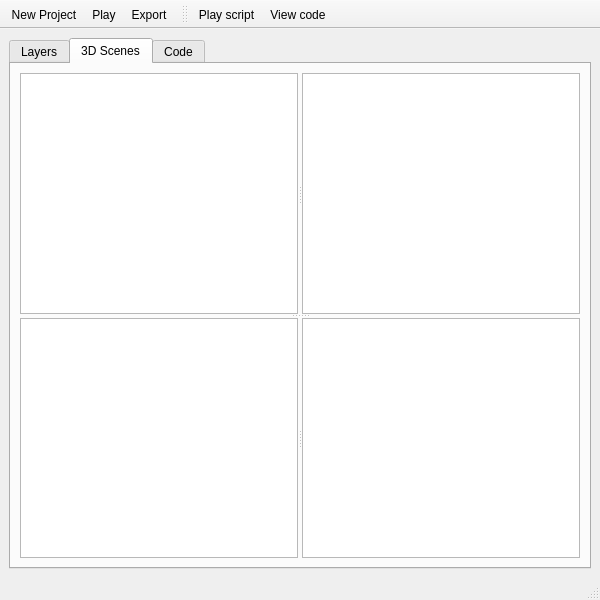
<?xml version="1.0" encoding="UTF-8"?>
<ui version="4.0">
 <class>MainWindow</class>
 <widget class="QMainWindow" name="MainWindow">
  <property name="geometry">
   <rect>
    <x>0</x>
    <y>0</y>
    <width>600</width>
    <height>600</height>
   </rect>
  </property>
  <property name="minimumSize">
   <size>
    <width>600</width>
    <height>600</height>
   </size>
  </property>
  <property name="windowTitle">
   <string>Trinio - [Untitled]</string>
  </property>
  <property name="documentMode">
   <bool>true</bool>
  </property>
  <property name="dockNestingEnabled">
   <bool>true</bool>
  </property>
  <widget class="QWidget" name="centralwidget">
   <layout class="QHBoxLayout" name="horizontalLayout_4">
    <item>
     <widget class="QTabWidget" name="tabWidget_main">
      <property name="currentIndex">
       <number>1</number>
      </property>
      <property name="movable">
       <bool>true</bool>
      </property>
      <widget class="QWidget" name="tab_layers">
       <attribute name="title">
        <string>Layers</string>
       </attribute>
       <layout class="QHBoxLayout" name="horizontalLayout_2">
        <item>
         <widget class="QToolBox" name="toolBox">
          <property name="currentIndex">
           <number>0</number>
          </property>
          <widget class="QWidget" name="page">
           <property name="geometry">
            <rect>
             <x>0</x>
             <y>0</y>
             <width>566</width>
             <height>389</height>
            </rect>
           </property>
           <attribute name="label">
            <string>Page 1</string>
           </attribute>
          </widget>
          <widget class="QWidget" name="page_2">
           <property name="geometry">
            <rect>
             <x>0</x>
             <y>0</y>
             <width>566</width>
             <height>389</height>
            </rect>
           </property>
           <attribute name="label">
            <string>Page 2</string>
           </attribute>
          </widget>
         </widget>
        </item>
       </layout>
      </widget>
      <widget class="QWidget" name="tab_scenes">
       <attribute name="title">
        <string>3D Scenes</string>
       </attribute>
       <layout class="QHBoxLayout" name="horizontalLayout_3">
        <item>
         <widget class="QSplitter" name="splitter_vert">
          <property name="orientation">
           <enum>Qt::Vertical</enum>
          </property>
          <widget class="QSplitter" name="splitter_top">
           <property name="orientation">
            <enum>Qt::Horizontal</enum>
           </property>
           <widget class="QGraphicsView" name="graphicsView_3"/>
           <widget class="QGraphicsView" name="graphicsView_4"/>
          </widget>
          <widget class="QSplitter" name="splitter_bottom">
           <property name="orientation">
            <enum>Qt::Horizontal</enum>
           </property>
           <widget class="QGraphicsView" name="graphicsView_1"/>
           <widget class="QGraphicsView" name="graphicsView_2"/>
          </widget>
         </widget>
        </item>
       </layout>
      </widget>
      <widget class="QWidget" name="tab_code">
       <attribute name="title">
        <string>Code</string>
       </attribute>
       <layout class="QHBoxLayout" name="horizontalLayout">
        <item>
         <widget class="QTextEdit" name="textEdit"/>
        </item>
       </layout>
      </widget>
     </widget>
    </item>
   </layout>
  </widget>
  <widget class="QMenuBar" name="menubar">
   <property name="geometry">
    <rect>
     <x>0</x>
     <y>0</y>
     <width>600</width>
     <height>22</height>
    </rect>
   </property>
  </widget>
  <widget class="QStatusBar" name="statusbar"/>
  <widget class="QToolBar" name="toolBar_main">
   <property name="windowTitle">
    <string>Main toolBar</string>
   </property>
   <property name="movable">
    <bool>false</bool>
   </property>
   <property name="iconSize">
    <size>
     <width>32</width>
     <height>32</height>
    </size>
   </property>
   <property name="toolButtonStyle">
    <enum>Qt::ToolButtonTextUnderIcon</enum>
   </property>
   <attribute name="toolBarArea">
    <enum>TopToolBarArea</enum>
   </attribute>
   <attribute name="toolBarBreak">
    <bool>false</bool>
   </attribute>
   <addaction name="actionNew_Project"/>
   <addaction name="actionPlay"/>
   <addaction name="actionExport"/>
  </widget>
  <widget class="QToolBar" name="toolBar_scene">
   <property name="windowTitle">
    <string>Scene toolbar</string>
   </property>
   <attribute name="toolBarArea">
    <enum>TopToolBarArea</enum>
   </attribute>
   <attribute name="toolBarBreak">
    <bool>false</bool>
   </attribute>
   <addaction name="actionPlay_scene_script"/>
   <addaction name="actionView_code"/>
  </widget>
  <action name="actionNew_Project">
   <property name="icon">
    <iconset theme="dd">
     <normaloff/>
    </iconset>
   </property>
   <property name="text">
    <string>New Project</string>
   </property>
  </action>
  <action name="actionPlay">
   <property name="icon">
    <iconset theme="dd">
     <normaloff/>
    </iconset>
   </property>
   <property name="text">
    <string>Play</string>
   </property>
  </action>
  <action name="actionExport">
   <property name="icon">
    <iconset theme="dd">
     <normaloff/>
    </iconset>
   </property>
   <property name="text">
    <string>Export</string>
   </property>
  </action>
  <action name="actionPlay_scene_script">
   <property name="text">
    <string>Play script</string>
   </property>
  </action>
  <action name="actionView_code">
   <property name="text">
    <string>View code</string>
   </property>
  </action>
 </widget>
 <resources/>
 <connections/>
</ui>
